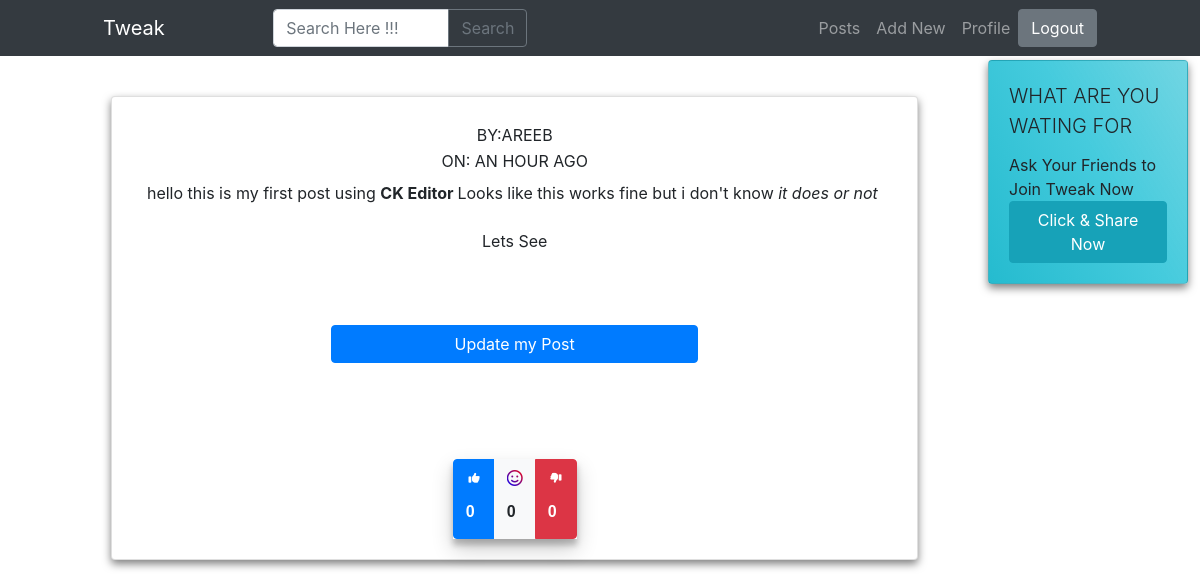
/post/0o9rzRhOFYo (signed in), run on an earlier commit of the app's database.
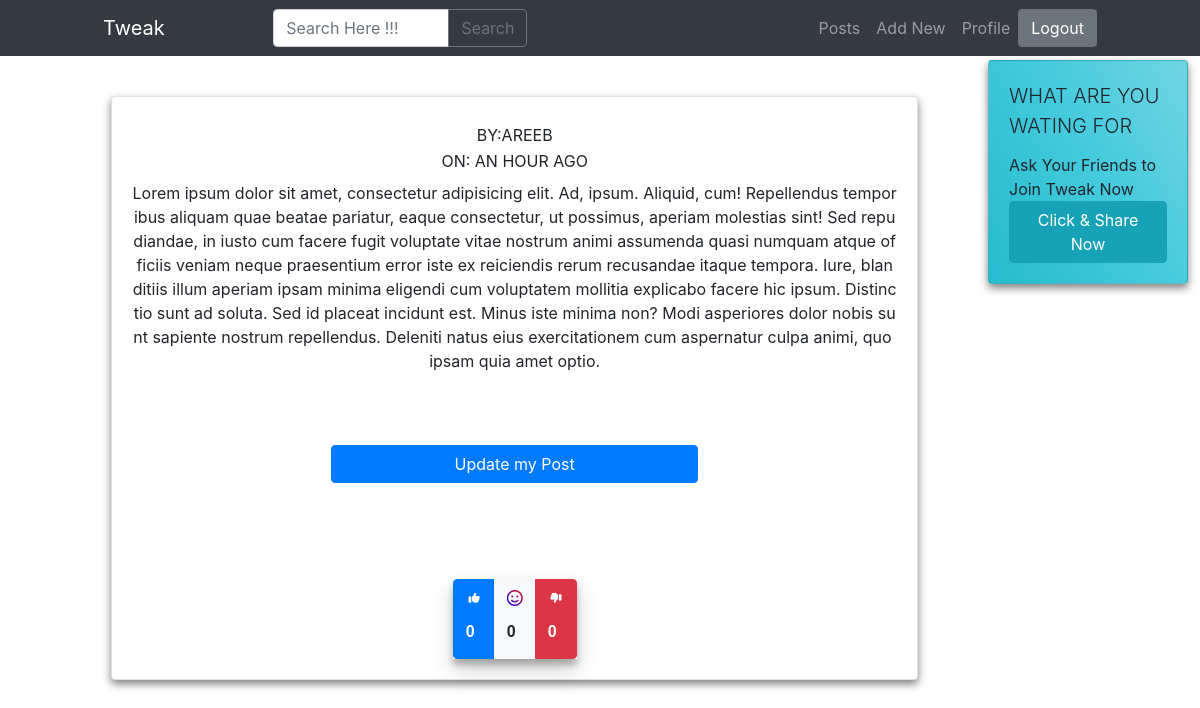
And on a later commit of the database.
### app.py (models this page shows)
class Posts(db.Model):
    id = db.Column(db.Integer, primary_key=True)
    post_id = db.Column(db.String(30), nullable=False)
    post_by = db.Column(db.String(15), nullable=False)
    post_title = db.Column(db.String(80), nullable=False)
    post_body = db.Column(db.String(25000), nullable=False)
    post_created = db.Column(db.DateTime, default = datetime.utcnow)

### app.py (the view)
@app.route('/post/<string:postid>')
@login_required
def post(postid):
    post = Posts.query.filter_by(post_id=postid).first()
    rate = Like.query.filter_by(Lpid=postid,by=current_user.username).first()
    Likes = Like.query.filter_by(Lpid=postid,Action="like").count()
    Smiles = Like.query.filter_by(Lpid=postid,Action="smile").count()
    Disikes = Like.query.filter_by(Lpid=postid,Action="dislike").count()
    name = post.post_by
    return render_template('post.html',
                            rate=rate,
                            post=post,
                            name=name,
                            profile = current_user.username,
                            Likes = Likes,
                            Smiles = Smiles,
                            Dislikes = Disikes
                            )

### app.py (called while the page is built)
@login_manager.user_loader
def load_user(user_id):
    return User.query.get(int(user_id))

### filters.py (called while the page is built)
def datetimeformat(date_str):
    dt = arrow.get(date_str)
    return dt.humanize()

### templates/post.html (shortened to what this page needs)
{% extends "base.html" %}
{% block head %}
<link href="https://unpkg.com/tailwindcss@^1.0/dist/tailwind.min.css" rel="stylesheet">
<link href="{{url_for('static', filename='rate.css')}}" rel="stylesheet">
{% endblock %}
{% block header %}
<div class="inline-block">
<a href="{{ url_for('logout') }}">
  <button type="button" class="btn btn-secondary d-flex">Logout</button>
</a>
</div>
{% endblock %}
{% block body %}
<div class="container mt-16 mb-24 ">
  <div class="row">
    <div class="col-lg-10 p-0 m-0">
      <div class="container">
        <div class="row">
          <div class="col-lg-12 mt-3">
              <div class="card m-2 mb-3 mt-3" style="box-shadow: 0 4px 8px 0 rgba(0, 0, 0, 0.5); ">
                <div class="card-body text-center" style="position:relative;">
                  <p class="card-subtitle mb-2 text-uppercase">by:<a href="{{ url_for('dashboard',pro = post.post_by) }}">{{ post.post_by }}</a></p>
                  <p class="card-subtitle mb-2 text-uppercase">on: {{ post.post_created | datetimeformat }}</p>
                  <div class="card-text" style="overflow: scroll; width:100%; height: auto; "> {{ post.post_body | safe }} </div>
                  {% if name == profile %}
                  <div class="row mt-5">
                  <div class="col-md-3"></div>
                  <div class="col-md-6">
                    <a href="{{ url_for('updatepost',postid = post.post_id) }}">
                      <button type="submit" class="btn btn-primary w-full">Update my Post</button>
                    </a>
                  </div>
                  <div class="col-md-3"></div>
                </div>
                  {% endif %}
                  <div class="row mt-5">
                    <div class="col-12 text-center mt-5" id="rate-controller"  reaction="{{rate.Action}}">
                      <div class="btn-group btn-group-toggle rate" data-toggle="buttons">
                          <label class="btn btn-primary active">
                              <i id="like-icon" class="fa fa-thumbs-up" aria-hidden="true"></i>
                              <label class="count" id="Likes">{{Likes}}</label>
                          </label>
                          <label class="btn btn-light">
                              <i id="smile-icon" class="fa fa-smile-o" aria-hidden="true"></i>
                              <label class="count" id="Smiles">{{Smiles}}</label>
                          </label>
                          <label class="btn btn-danger">
                              <i id="dislike-icon" class="fa fa-thumbs-down" aria-hidden="true"></i>
                              <label class="count" id="Dislikes">{{Dislikes}}</label>
                          </label>
                      </div>
                    </div>
                  </div>
                </div>
              </div>
        </div>
        </div>
      </div>
    </div>
    <div class="col-lg-2 p-0">
        <div class="card h-full w-full d-lg-block d-md-none d-none" style="box-shadow: 0 4px 8px 0 rgba(0, 0, 0, 0.5); overflow: hidden; width:200px;  height:auto; background: linear-gradient(60deg,#25bbcf 0%,#45cbdd 55%,#60d0dfe3 100%);position: fixed; right: 12px; top:60px;">
          <a href="https://api.whatsapp.com/send?text=Hey%2C%20I%20tried%20Tweak%20their%20idea%20is%20cool%20just%20try%20it%20once%20and%20you%20will%20definitely%20like%20itPost%20something%20and%20share%20me%20the%20link%2C%20Show%20some%20of%20your%20writing%20skillslink%20to%20the%20website%3A%20https%3A%2F%2Ftweak-web.herokuapp.com%%20Register%20Now%20!!!!!!">
            <div class="card-body">
              <p class="card-title text-uppercase lead" >
                What are you wating for
              </p>
              <p class="card-text" style="overflow: hidden;  max-height: 14ch;">Ask Your Friends to Join Tweak Now</p>
                <a href="https://api.whatsapp.com/send?text=Hey%2C%20I%20tried%20Tweak%20their%20idea%20is%20cool%20just%20try%20it%20once%20and%20you%20will%20definitely%20like%20itPost%20something%20and%20share%20me%20the%20link%2C%20Show%20some%20of%20your%20writing%20skillslink%20to%20the%20website%3A%20https%3A%2F%2Ftweak-web.herokuapp.com%%20Register%20Now%20!!!!!!">
                  <button type="submit" class="btn btn-info w-full">Click & Share Now</button>
                </a>
              </div>
            </div>
        </div>
    </div>
  </div>
{% endblock %}

### templates/base.html (shortened to what this page needs)
<!DOCTYPE html>
<html lang="en">
<head>
    <link href="https://unpkg.com/tailwindcss@^1.0/dist/tailwind.min.css" rel="stylesheet">
    <link rel="stylesheet" href="https://stackpath.bootstrapcdn.com/bootstrap/4.5.0/css/bootstrap.min.css">
    {% block head %}
    {% endblock %}
</head>
<body>
 <nav class="navbar navbar-expand-lg navbar-dark bg-dark fixed-top" style="z-index:5;">
    <div class="container" >
      <a class="navbar-brand">Tweak</a>
      <div class="collapse navbar-collapse" id="navbarResponsive">
      <form class="form mx-auto" action="/search" method="POST">
          <div class="input-group">
            <input type="text" name="search" autocomplete="off" id="livebox" class="form-control col-lg-6 col-md-5 col-sm-2" placeholder="Search Here !!!">
            <div class="input-group-append">
              <button class="btn btn-outline-secondary" type="submit">Search</button>
            </div>
          </div>
      </form>
        <ul class="navbar-nav ml-auto">
          <li class="nav-item">
            <a class="nav-link" href="{{ url_for('posts') }}">Posts</a>
          </li>
          <li class="nav-item">
            <a class="nav-link" href="{{ url_for('addpost') }}">Add New</a>
          </li>
          <li class="nav-item">
            <a class="nav-link" href="{{ url_for('dashboard',pro=current_user.username) }}">Profile
            </a>
          </li>
        </ul>
        {% block header %} {% endblock %}
      </div>
    </div>
    </nav>
    {% block body %} {% endblock %}
  </body>
</html>

### static/rate.css (style rules this page uses)
.fa-thumbs-down { transform: scaleX(-1) scale(0.7); transition:0.2s; }
.fa-thumbs-up { transform:scale(0.7); transition:0.2s; }
.fa-smile-o { background:linear-gradient(45deg,#0105ff,#ff0505); -webkit-background-clip: text; -moz-background-clip: text; background-clip: text; -webkit-text-fill-color:transparent; transition: 0.2s; }
.rate { Box-shadow:0 10px 20px rgba(0,0,0,0.19), 0 6px 6px rgba(0,0,0,0.23); }
.count { margin-top: 10px; display:flex; font-weight: bold; font-family: 'Trebuchet MS', 'Lucida Sans Unicode', 'Lucida Grande', 'Lucida Sans', Arial, sans-serif; font-size: 16px; }

### templates/base.html (style rules this page uses)
a, a:hover, a:focus, a:active { text-decoration: none; color: inherit; }

What changed in the data, as far as the page shows it:
changed Posts "AREEB": post_body "hello this is my first post using CK Editor Looks like this works fine but i don't know it does or not Lets See" → "Lorem ipsum dolor sit amet, consectetur adipisicing elit. Ad, ipsum. Aliquid, cum! Repellendus temporibus aliquam quae beatae pariatur, eaque consectetur, ut possimus, aperiam molestias sint! Sed repudiandae, in iusto cum facere fugit voluptate vitae nostrum animi assumenda quasi numquam atque officiis veniam neque praesentium error iste ex reiciendis rerum recusandae itaque tempora. Iure, blanditiis illum aperiam ipsam minima eligendi cum voluptatem mollitia explicabo facere hic ipsum. Distinctio sunt ad soluta. Sed id placeat incidunt est. Minus iste minima non? Modi asperiores dolor nobis sunt sapiente nostrum repellendus. Deleniti natus eius exercitationem cum aspernatur culpa animi,…"
